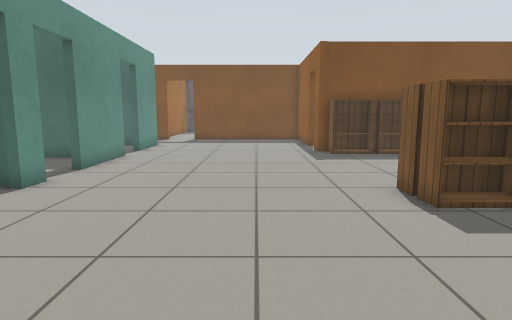
View 1 (above)

24 first-person views from a walk through a world built for the Gazebo simulator. The camera is 0.9 m above the floor, tilts 8° down and sees 75° across. The floor is counted in squares, 0.5 m on a side. Each view is taken from the middle of a square. On the plan, view 1 faces up. The plan holds only what a view shows up to about 17 squares ahead; the rest is blank. The place goes on beyond the plan. Robots are left out. Simple patterns stand in for the simulator's built-in surfaces.

View 2
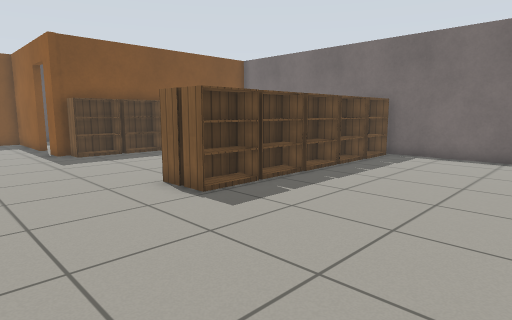

View 3
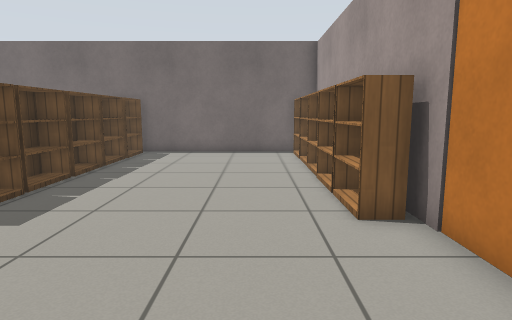

View 4
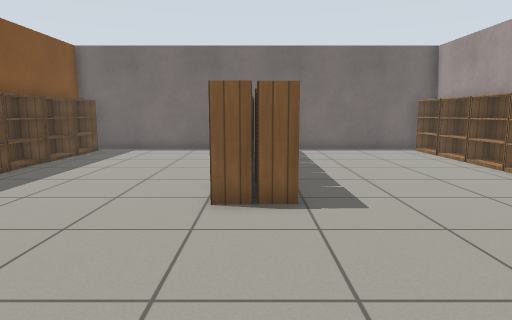

View 5
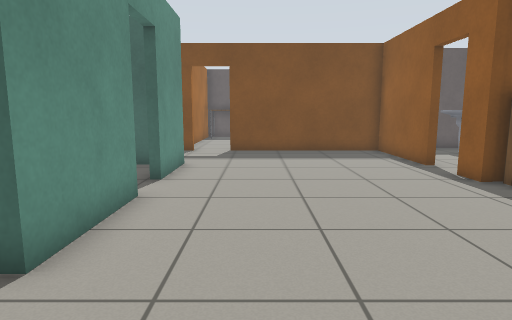

View 6
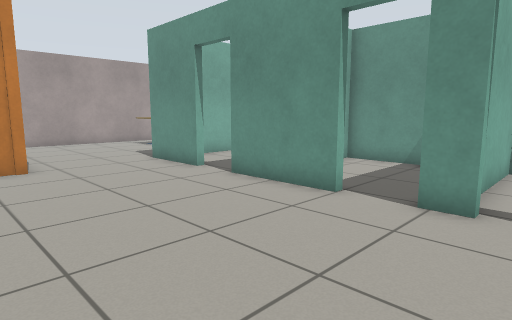

View 7
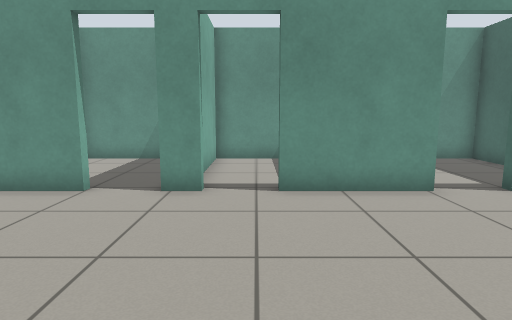

View 8
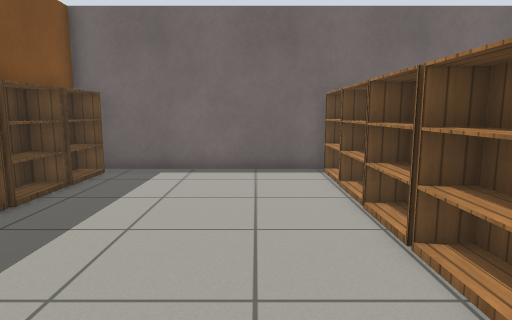

View 9
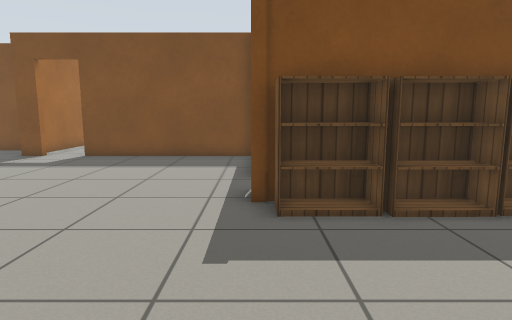

View 10
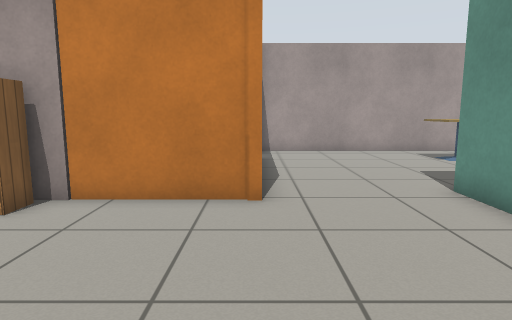

View 11
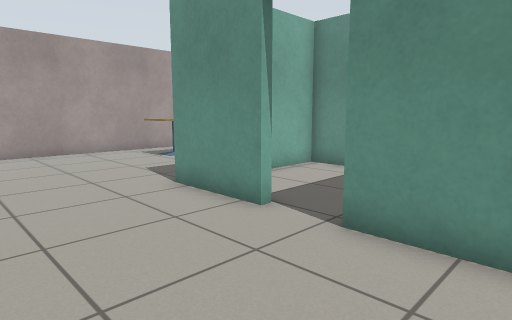

View 12
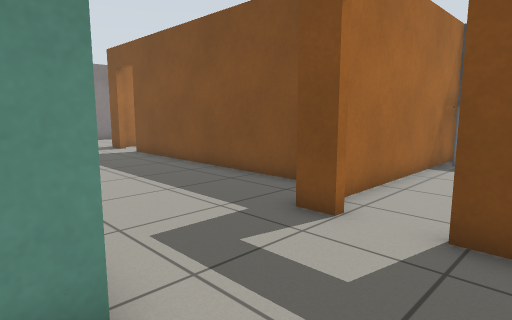

View 13
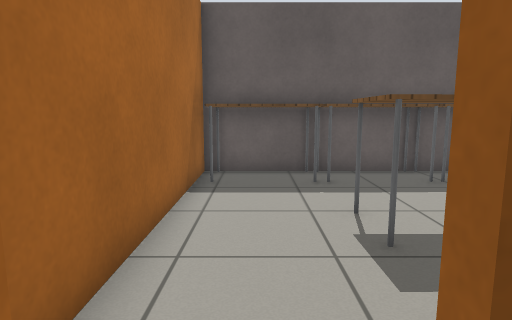

View 14
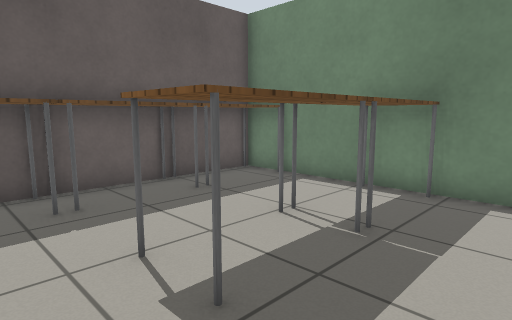

View 15
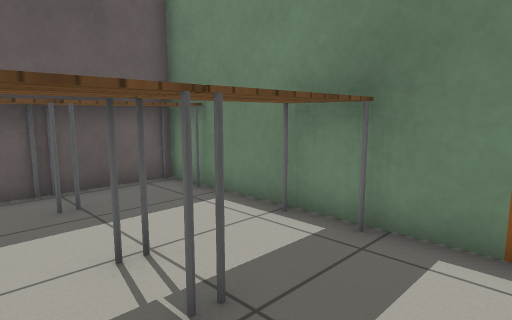

View 16
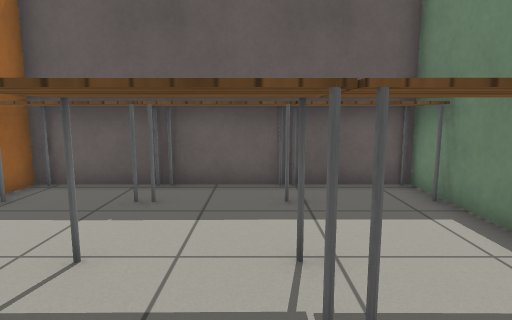

View 17
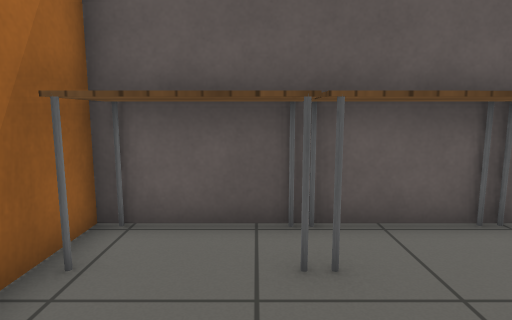

View 18
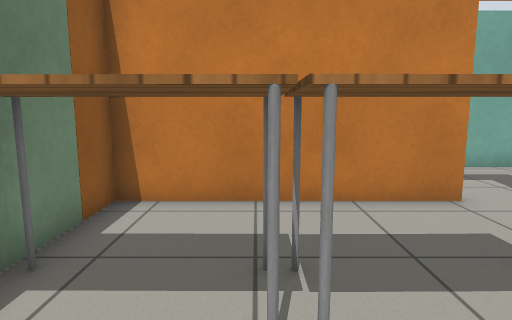

View 19
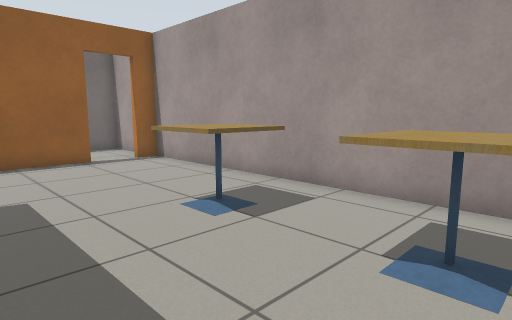

View 20
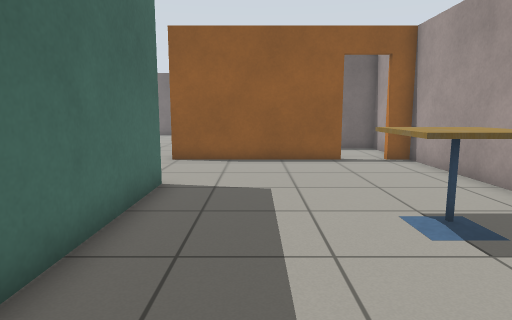

View 21
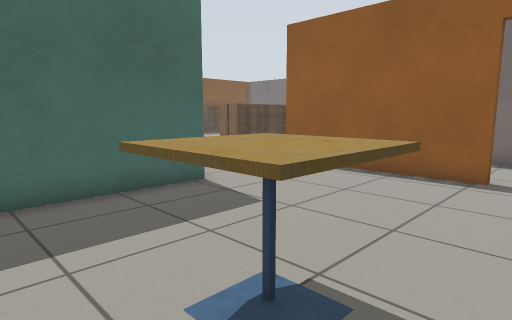

View 22
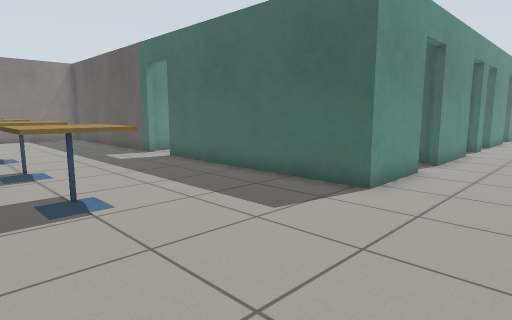

View 23
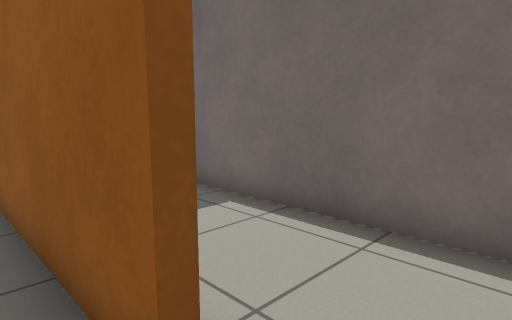

View 24
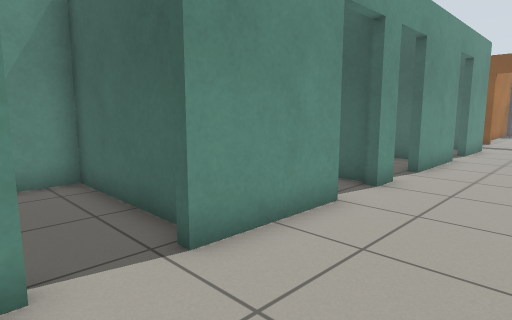

### Floor plan
Points are (right, up) in squares from view 1. A wall is a line through its corners. A room is listed if a view was taken in it or the views show most of it. See-through windows are left out.
Room 1 (views 1, 2, 3, 4, 5, 6, 7, 8, 9, 10, 11, 12, 13, 24)
walls: (-5.6, 8.7) (-5.6, 7.8); (-5.6, 6) (-5.6, 2.4); (2.9, 18.4) (2.9, 23) (-4.3, 23); (-5.6, 14.3) (-5.6, 10.5); (-1.1, -1.8) (13.6, -1.8) (13.6, 15.7) (2.9, 15.7) (2.9, 16.7); (-5.6, 0.6) (-5.6, -1.6); (-5.6, 19) (-5.6, 15.9)
ways out: open door at (-5.5, 23) to room 2; opening at (-3.5, -2.5) to room 3; open door at (-6, 1.5) to room 5; open door at (-6, 6.5) to room 6; open door at (-6, 15.5) to room 7; opening at (-6.5, 21); open door at (-6, 9.5); open door at (3, 17.5)
objects: bookshelf (3, -1) to (4, -1); bookshelf (3, 7) to (4, 8); bookshelf (3, 15) to (4, 15); bookshelf (4, 6) to (5, 7); bookshelf (5, -1) to (6, -1); bookshelf (5, 7) to (6, 8); bookshelf (5, 15) to (6, 15); bookshelf (6, 6); bookshelf (7, -1) to (8, -1); bookshelf (7, 6) to (8, 6); bookshelf (7, 7) to (8, 8); bookshelf (7, 15) to (8, 15); bookshelf (9, -1) to (10, -1); bookshelf (9, 6) to (10, 6); bookshelf (9, 7) to (10, 8); bookshelf (9, 15) to (10, 15); bookshelf (11, -1) to (13, -1); bookshelf (11, 6) to (13, 6); bookshelf (11, 7) to (13, 8); bookshelf (11, 15) to (13, 15)
Room 2 (views 14, 15, 16, 17, 18)
walls: (-4.3, 23.3) (2.9, 23.3) (2.9, 32.3); (-6.6, 32.4) (-6.6, 24)
ways out: open door at (-5.5, 23) to room 1
objects: table (-6, 31) to (-3, 32); table (-3, 26) to (-1, 28); table (-3, 31) to (-1, 32); table (0, 26) to (2, 28); table (0, 31) to (2, 32)
Room 3 (views 19, 20, 21, 22, 23)
walls: (-5.6, -1.6) (-5.6, -2.6) (-14.5, -2.6); (-13.3, -11) (-1.1, -11) (-1.1, -10.1); (-1.1, -8.4) (-1.1, -1.8)
ways out: opening at (-3.5, -2.5) to room 1; open door at (-1, -9.5) to room 4
objects: cafe table (-14, -9) to (-12, -7); cafe table (-10, -9) to (-8, -7)
Room 4 (no view inside)
walls: (1, -11) (2.9, -11) (2.9, -2.9)
ways out: open door at (-1, -9.5) to room 3
Room 5 (no view inside)
walls: (-11.2, -0.9) (-11.2, -2.3) (-7.9, -2.3); (-6, 2.8) (-11.2, 2.8) (-11.2, 1.4)
ways out: open door at (-6, 1.5) to room 1
Room 6 (no view inside)
walls: (-11.2, 6.2) (-11.2, 3); (-5.9, 8.1) (-6.9, 8.1)
ways out: open door at (-6, 6.5) to room 1
Room 7 (no view inside)
walls: (-9.4, 18.6) (-11.2, 18.6) (-11.2, 17.1); (-6.5, 18.6) (-7.3, 18.6)
ways out: open door at (-6, 15.5) to room 1

Where each view was taken, in squares from view 1:
view 1: 0 up, 0 right, facing up
view 2: 0 up, 1 left, facing up-right
view 3: 1 up, 2 left, facing right
view 4: 7 up, 3 left, facing right
view 5: 7 up, 3 left, facing up
view 6: 10 up, 1 right, facing down-left
view 7: 10 up, 2 right, facing left
view 8: 10 up, 3 right, facing right
view 9: 9 up, 3 right, facing up
view 10: 5 up, 1 left, facing down
view 11: 5 up, 1 left, facing down-left
view 12: 18 up, 3 left, facing up-left
view 13: 22 up, 5 left, facing up
view 14: 24 up, 5 left, facing up-right
view 15: 24 up, 2 left, facing up-right
view 16: 24 up, 1 left, facing up
view 17: 27 up, 4 left, facing up
view 18: 30 up, 0 right, facing down
view 19: 4 down, 14 left, facing down-right
view 20: 5 down, 14 left, facing right
view 21: 10 down, 11 left, facing up-right
view 22: 10 down, 2 left, facing up-left
view 23: 10 down, 2 left, facing up-right
view 24: 0 up, 2 left, facing up-left
